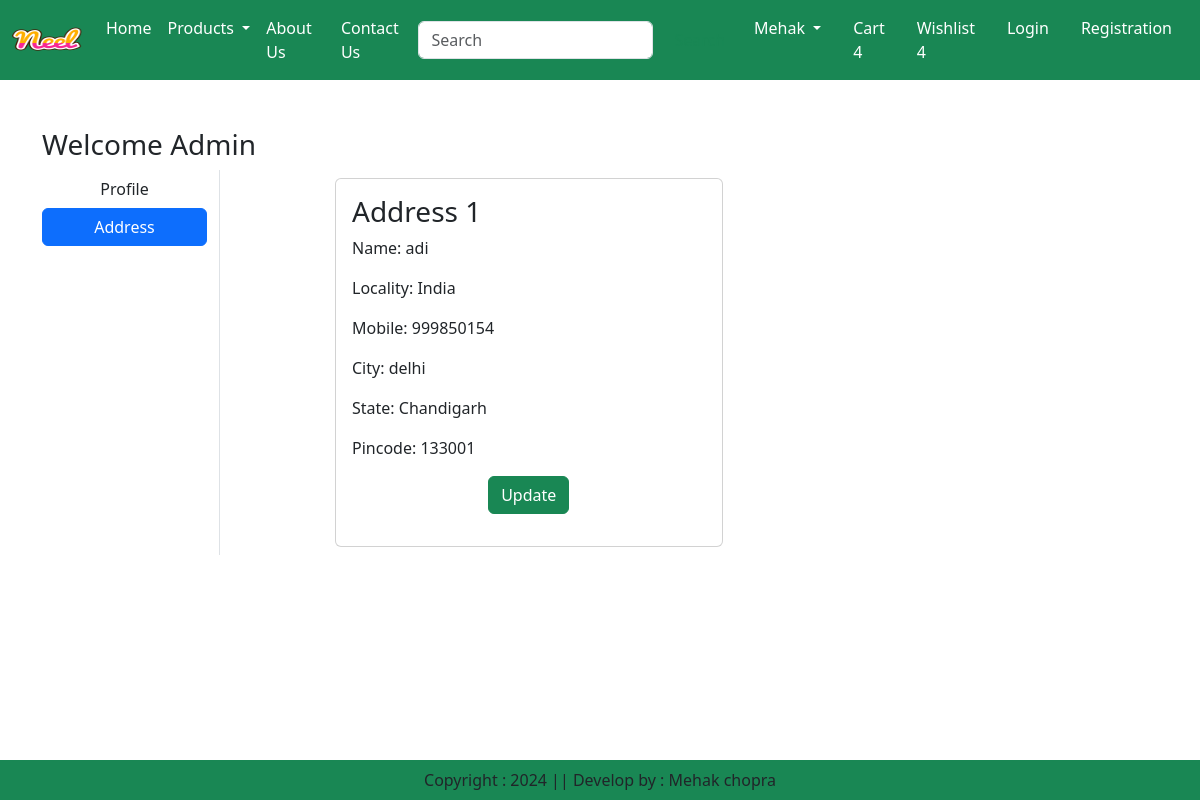
The page /address/ (signed in) on the database its author committed.
### app/models.py (models this page shows, shortened)
class Customer(models.Model):
     user=        models.ForeignKey(User,on_delete=models.CASCADE)
     name=        models.CharField(max_length=500)
     locality=    models.CharField(max_length=500)
     city=        models.CharField(max_length=100)
     mobile=      models.IntegerField(default=0)
     zipcode=     models.IntegerField()
     state=       models.CharField(choices=STATE_CHOICES,max_length = 100)

### app/views.py (the view)
# urls.py: path('address/', views.address, name='address'),
def address(request):
    add = Customer.objects.filter(user=request.user)
    return render(request, 'app/address.html',locals())

### app/templates/app/address.html (shortened to what this page needs)
{% extends 'app/base.html' %}
{% load static %}
{% block main-content  %}
<div class="container my-5">
    <div class="row">
           <h3>Welcome <span class="text-capitalize">{{request.user}}</span></h3>
        <div class="col-sm-2 border-end">
           <ul class="list-unstyled">
               <li class="d-grid"><a href="{% url 'profile' %}" class="btn ">Profile</a></li>
               <li class="d-grid"><a href="{% url 'address'  %}" class="btn btn-primary">Address</a></li>
           </ul>
        </div>
        <div class="col sm-8 offset-sm-1">
            <div class="row">
             {% for ad in add %}
              <div class="col-sm-6">
                <div class="card m-2">
                    <div class="card-body">
                        <h3>Address {{forloop.counter}}</h3>
                        <p>Name: {{ad.name}}</p>
                        <p>Locality: {{ad.locality}}</p>
                        <p>Mobile: {{ad.mobile}}</p>
                        <p>City: {{ad.city}}</p>
                        <p>State: {{ad.state}}</p>
                        <p>Pincode: {{ad.zipcode}}</p>
                        <p class="text-center"><a href="{% url 'updateAddress' pk=ad.id  %}" type="button" class="btn btn-success">Update</a></p>
                    </div>
                </div>
             </div>
             {%  endfor %}
         </div>
     </div>
    </div>
</div>
{%endblock main-content%}

### rows shown on the page
Customer: name "adi", locality "India", mobile "999850154", city "delhi", state "Chandigarh", zipcode "133001"

### other values the page prints
{{ request.user }} "Admin"
